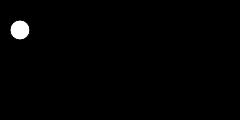
Frame 1 (no input)
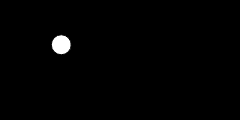
Frame 60 (no input)
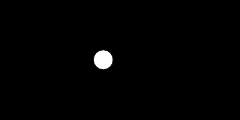
Frame 120 (the mouse pressed at the canvas centre since frame 60)

The p5.js sketch that drew these frames (run headless with seeded random() and noise() and a simulated clock; from frame 60 on, the mouse is pressed at the canvas centre):

// p5.js sketch
// ── sketch.js
var startX = 20;     // Initial x-coordinate
var stopX = 160;     // Final x-coordinate
var startY = 30;     // Initial y-coordinate
var stopY = 80;      // Final y-coordinate
var x = startX;    // Current x-coordinate
var y = startY;    // Current y-coordinate
var step = 0.005;  // createCanvas of each step (0.0 to 1.0)
var pct = 0.0;     // Percentage traveled (0.0 to 1.0)

function setup() {
  createCanvas(240, 120);
}

function draw() {
  background(0);
  if (pct < 1.0) {
    x = startX + ((stopX-startX) * pct);
    y = startY + ((stopY-startY) * pct);  // Correction
    pct += step;
  }
  ellipse(x, y, 20, 20);
}

// https://editor.p5js.org/jht1493/sketches/vJUCok9aU
// Ex_08_06 Tween

// https://github.com/lmccart/gswp5.js-code/blob/master/08_Motion/Ex_08_06.js
